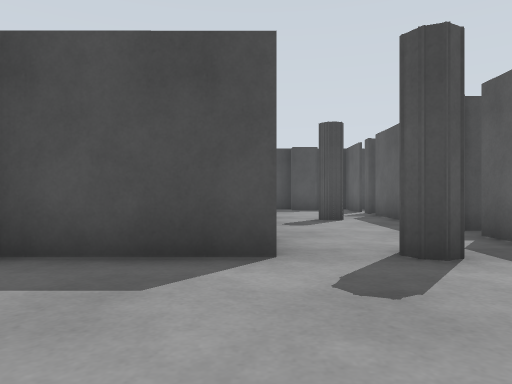
View 1 (above)

24 first-person views from a walk through a world built for the Gazebo simulator. The camera is 0.72 m above the floor, looks level and sees 70° across. The floor is counted in squares, 1 m on a side. Each view is taken from the middle of a square. On the plan, view 1 faces up. The plan holds only what a view shows up to about 11 squares ahead; the rest is blank. The place goes on beyond the plan.

View 2
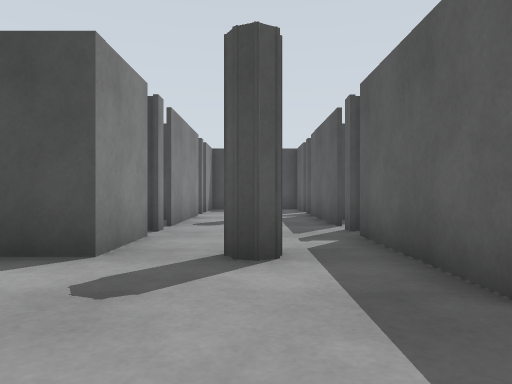

View 3
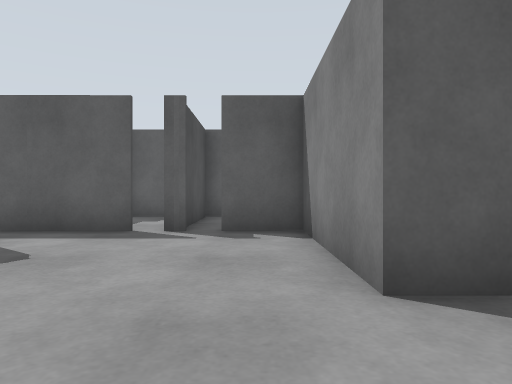

View 4
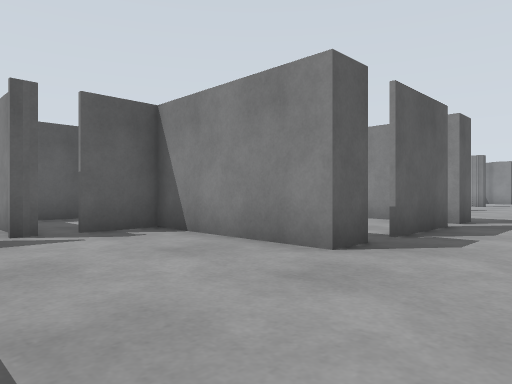

View 5
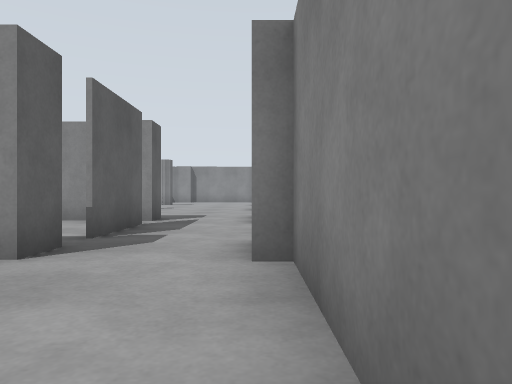

View 6
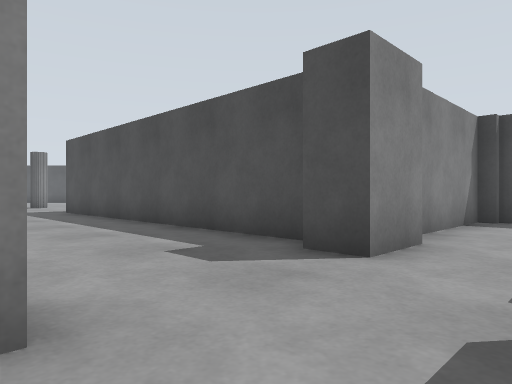

View 7
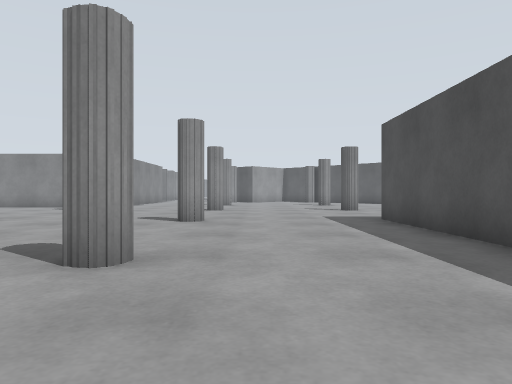

View 8
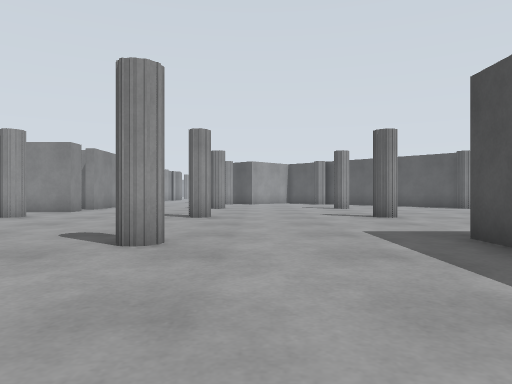

View 9
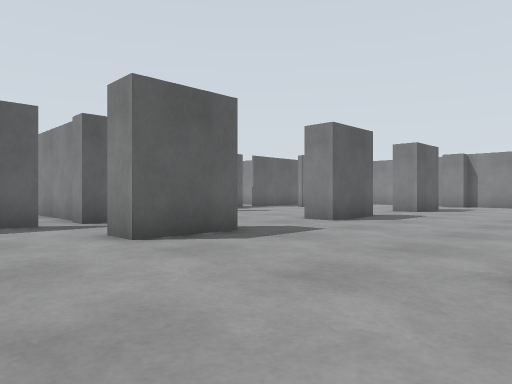

View 10
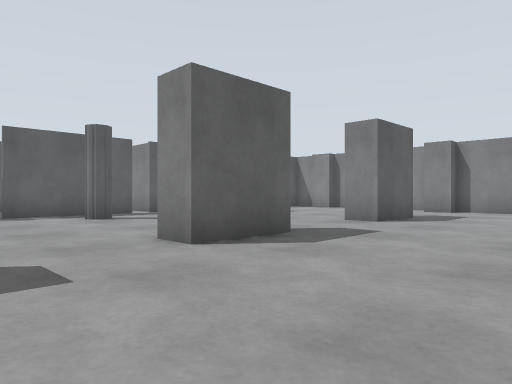

View 11
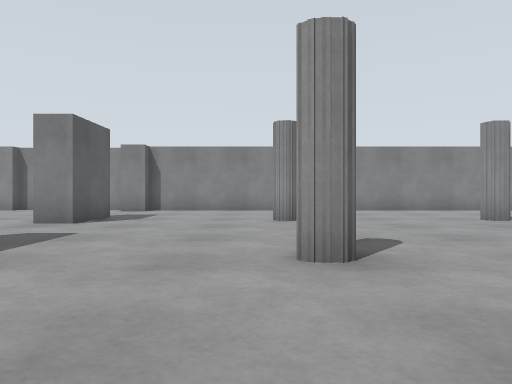

View 12
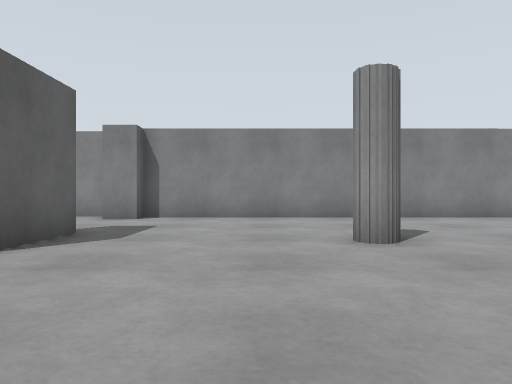

View 13
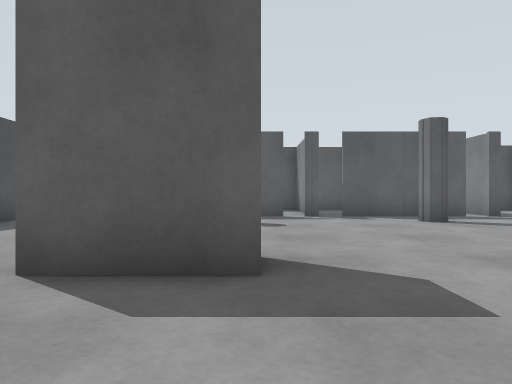

View 14
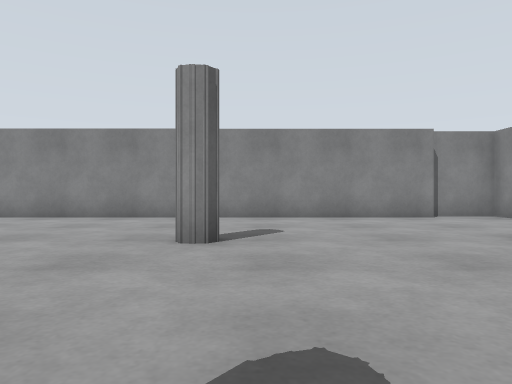

View 15
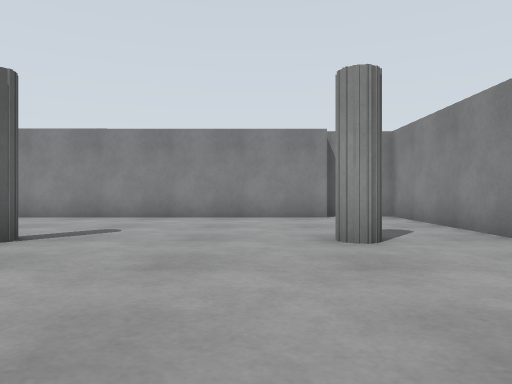

View 16
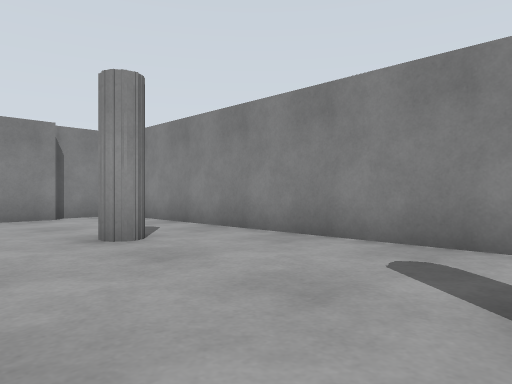

View 17
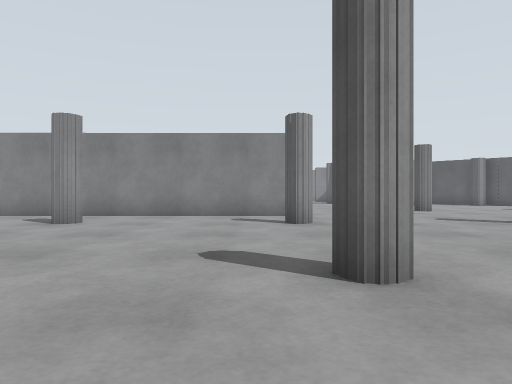

View 18
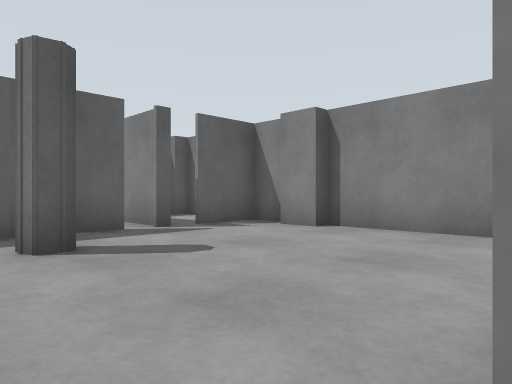

View 19
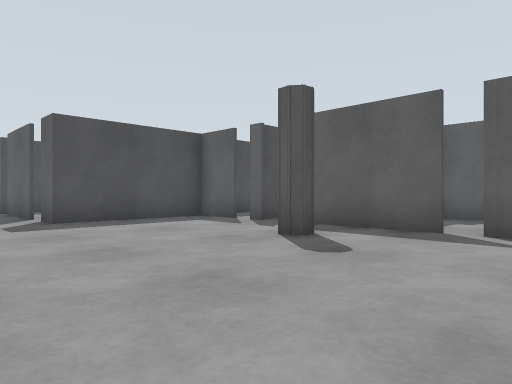

View 20
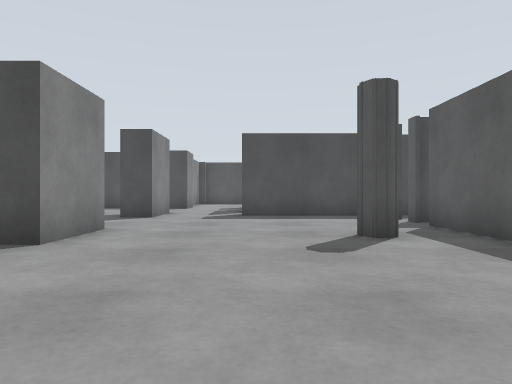

View 21
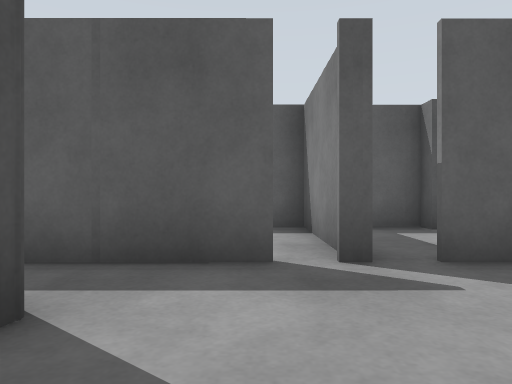

View 22
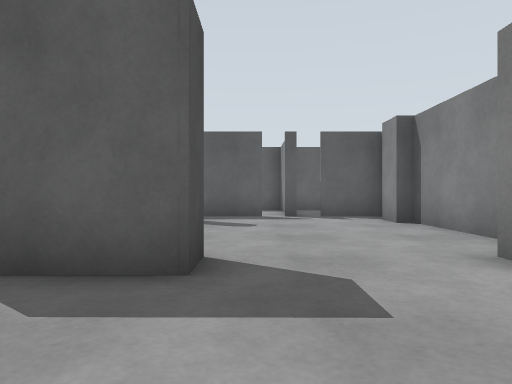

View 23
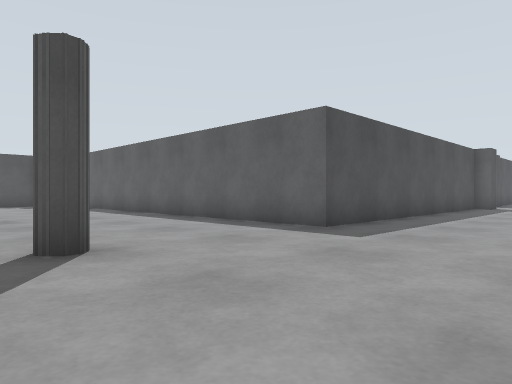

View 24
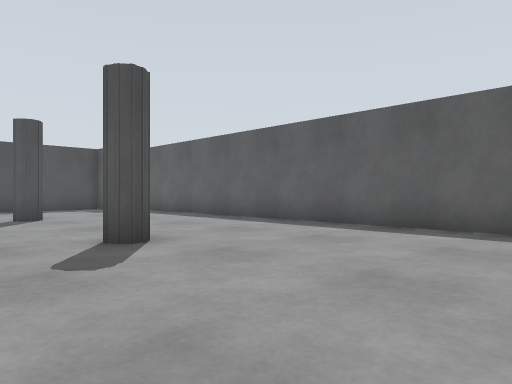

### Floor plan
Key: @ floor where view 1 was taken; # wall or solid block; x gap in a wall; . floor.
Columns run from 22 left of view 1 to 8 right of it. Each row starts with its distance up from view 1.
 10   x..                 #.x.#
  9   #..                 #...#
  8   ......              x...x
  7  .......#             #...#
  6  .......#             #...#
  5  .......#             #...#
  4  .......#         #####.#.#   #
  3  .......#         #.......#...#
  2 ........#         #.......... #
  1 ........#         #.......#####
  0 ........#         #...@...#
 -1 ........############..#####
 -2   ................##..#
 -3  .....................x
 -4  .....................#.
 -5  .....................x.
 -6 ..................##..####
 -7 ........#....#....##..#####
 -8 ..........................#
 -9  .........................#
-10   ......... ..............#
-11  .........  ......##......#
-12  .......#....#....##....#.#
-13 #.................##......#
-14 #.........................#
-15 #.........................#
-16 #.........................#
-17 #.......#....#....##....#.#
-18 #.................##......#
-19 #.........................x..#
-20 #.........................####
-21 #.........................x..#
-22 #.................##......#..#
-23 ###########################  #

Positions as (right, up) in squares from view 1, and headings:
1: (0, 0), facing up
2: (2, 0), facing up
3: (-3, 0), facing right
4: (-3, 3), facing down-right
5: (-3, 3), facing down
6: (-1, -6), facing up-left
7: (-5, -5), facing left
8: (-9, -5), facing left
9: (-9, -3), facing down-right
10: (-8, -8), facing down-right
11: (-8, -8), facing down
12: (-7, -12), facing down
13: (-7, -13), facing right
14: (-15, -12), facing down
15: (-18, -12), facing down
16: (-17, -12), facing down-left
17: (-11, -13), facing left
18: (-3, -16), facing down-right
19: (-3, -16), facing up-right
20: (0, -18), facing up
21: (0, -19), facing right
22: (-7, -19), facing right
23: (-21, -6), facing up-right
24: (-22, -1), facing up-right
